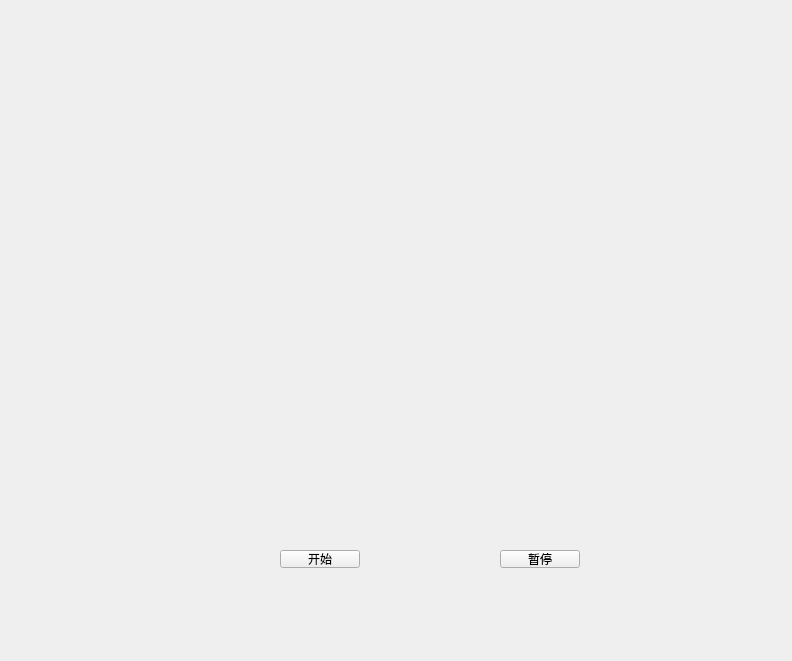
<?xml version="1.0" encoding="UTF-8"?>
<ui version="4.0">
 <class>camera</class>
 <widget class="QWidget" name="camera">
  <property name="geometry">
   <rect>
    <x>0</x>
    <y>0</y>
    <width>792</width>
    <height>661</height>
   </rect>
  </property>
  <property name="windowTitle">
   <string>Form</string>
  </property>
  <widget class="QPushButton" name="closeButton_2">
   <property name="geometry">
    <rect>
     <x>500</x>
     <y>550</y>
     <width>80</width>
     <height>18</height>
    </rect>
   </property>
   <property name="text">
    <string>暂停</string>
   </property>
  </widget>
  <widget class="QWidget" name="verticalLayoutWidget">
   <property name="geometry">
    <rect>
     <x>140</x>
     <y>130</y>
     <width>531</width>
     <height>361</height>
    </rect>
   </property>
   <layout class="QVBoxLayout" name="verticalLayout"/>
  </widget>
  <widget class="QPushButton" name="startButton">
   <property name="geometry">
    <rect>
     <x>280</x>
     <y>550</y>
     <width>80</width>
     <height>18</height>
    </rect>
   </property>
   <property name="text">
    <string>开始</string>
   </property>
  </widget>
 </widget>
 <resources/>
 <connections/>
</ui>
